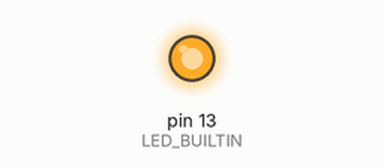
The sketch below on a simulated Arduino Uno, built with avr-gcc and run on an emulated ATmega328P. Parts: output pins drawn as LEDs (lit = HIGH).

Above: at 0.1 s.
At 39.7 s:
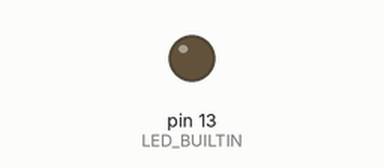
Timing chart, 0 to 41.2 s (numbered marks = the images above):
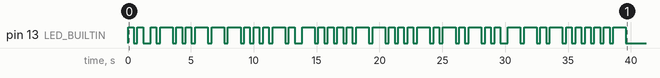

The sketch:

MoreseCodeLED.ino
```cpp
/**
 * @author Clayton Samson
 * csamso1@lsu.edu
 * 3/16/2017
 * YouTube Link showing LED working: https://www.youtube.com/watch?v=vuElHKMHmYk
 */

void setup() {
  // initialize digital pin LED_BUILTIN as an output.
  pinMode(LED_BUILTIN, OUTPUT);

  //Prints string 'message' in morse code to LED
  //**Note only works with lowercase letters and whole numbers**
  String message = "i love digital media";
  int i = 0;
  while(i <= message.length()){
    switch(message.charAt(i)){
      case ' ':
        delay(300);
        break;
      case 'a':
        dot(); dash();
        break;
      case 'b':
        dash(); dot(); dot(); dot();
        break;
      case 'c':
        dash(); dot(); dash(); dot();
        break;
      case 'd':
        dash(); dot(); dot();
        break;
      case 'e':
        dot();
        break;
      case 'f':
        dot(); dot(); dash(); dot();
        break;
      case 'g':
        dash(); dash(); dot();
        break;
      case 'h':
        dot(); dot(); dot(); dot();
        break;
      case 'i':
        dot(); dot();
        break;
      case 'j':
        dot(); dash(); dash(); dash();
        break;
      case 'k':
        dash(); dot(); dash();
        break;
      case 'l':
        dot(); dash(); dot(); dot();
        break;
      case 'm':
        dash(); dash();
        break;
      case 'n':
        dash(); dot();
        break;
      case 'o':
        dash(); dash(); dash();
        break;
      case 'p':
        dot(); dash(); dash();
        break;
      case 'q':
        dash(); dash(); dot(); dash();
        break;
      case 'r':
        dot(); dash(); dot();
        break;
      case 's':
        dot(); dot(); dot();
        break;
      case 't':
        dash();
        break;
      case 'u':
        dot(); dot(); dash();
        break;
      case 'v':
        dot(); dot(); dot(); dash();
        break;
      case 'w':
        dot(); dash(); dash();
        break;
      case 'x':
        dash(); dot(); dot(); dash();
        break;
      case 'y':
        dash(); dot(); dash(); dash();
        break;
      case 'z':
        dash(); dash(); dot(); dot();
        break;
      case '0':
        dash(); dash(); dash(); dash();
        break;
      case '1':
        dot(); dash(); dash(); dash(); dash();
        break;
      case '2':
        dot(); dot(); dash(); dash(); dash();
        break;
      case '3':
        dot(); dot(); dot(); dash(); dash();
        break;
      case '4':
        dot(); dot(); dot(); dot(); dash();
        break;
      case '5':
        dot(); dot(); dot(); dot(); dot();
        break;
      case '6':
        dash(); dot(); dot(); dot(); dot();
        break;
      case '7':
        dash(); dash(); dot(); dot(); dot();
        break;
      case '8':
        dash(); dash(); dash(); dot(); dot();
        break;
      case '9':
        dash(); dash(); dash(); dash(); dot();
        break;
    }
    i++;
  }
}

void dot(){
  // turn the LED on (HIGH is the voltage level)
  digitalWrite(LED_BUILTIN, HIGH);
  // wait for a .45 seconds
  delay(450);
  // turn the LED off by making the voltage LOW
  digitalWrite(LED_BUILTIN, LOW);
  // wait for a second
  delay(300);
}

void dash(){
  // turn the LED on (HIGH is the voltage level)
  digitalWrite(LED_BUILTIN, HIGH);
  // wait for a second
  delay(1000);
  // turn the LED off by making the voltage LOW
  digitalWrite(LED_BUILTIN, LOW);
  // wait for a second
  delay(300);
}

void loop() {

}
```
